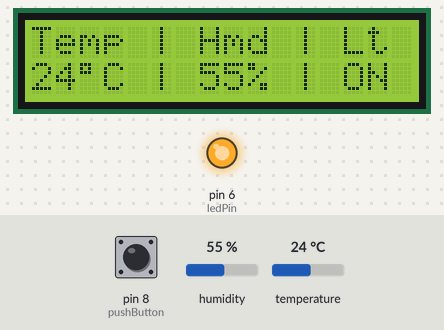
This sketch was run on a simulated Arduino Uno, built with avr-gcc and run on an emulated ATmega328P. Parts: 16×2 character LCD, output pins drawn as LEDs (lit = HIGH). Inputs (shaded band) come from the test bench; at power-on: pin 8 (pushButton) LOW, humidity 55 %, temperature 24 °C. What the sketch prints to the serial monitor is not drawn.

Above: at 2.2 s.
2.3 s: pin 8 (pushButton) pulled HIGH for 0.15 s
At 3.0 s:
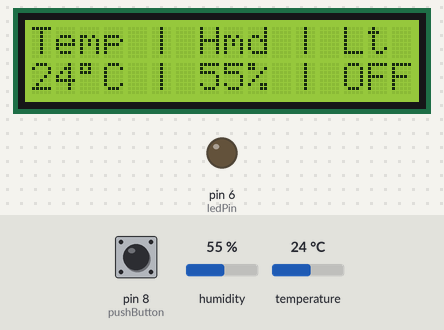
4.0 s: humidity set to 22 %
At 4.6 s:
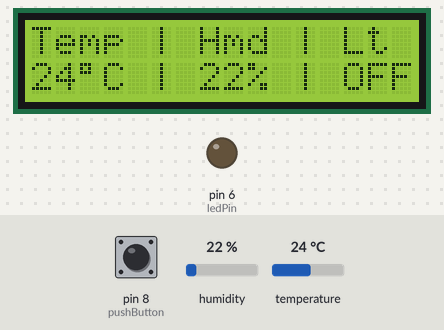
5.6 s: pin 8 (pushButton) pulled HIGH for 1 s
At 6.4 s:
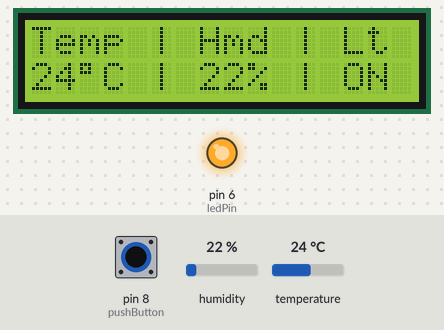
8.1 s: temperature set to 12 °C
At 8.5 s:
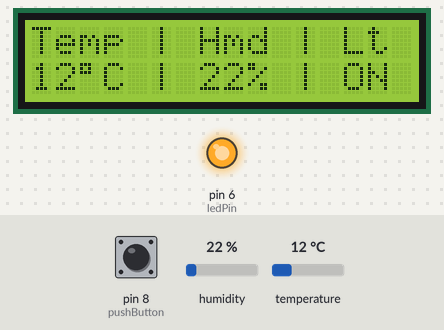
9.7 s: humidity set to 40 %
At 11.0 s:
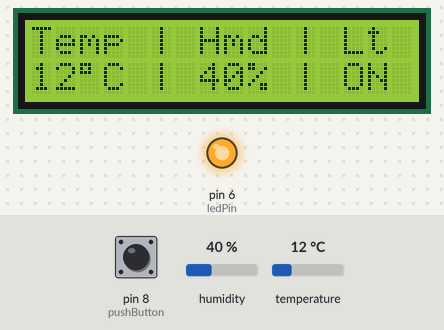
11.3 s: temperature set to 19 °C
At 12.6 s:
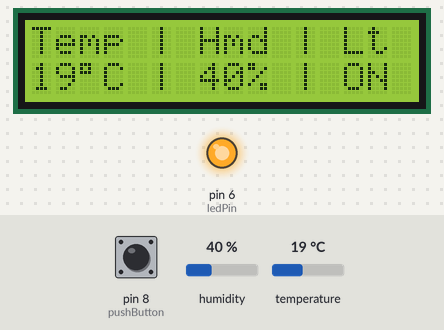
Timing chart, 0 to 13.9 s (numbered marks = the images above; inputs shaded):
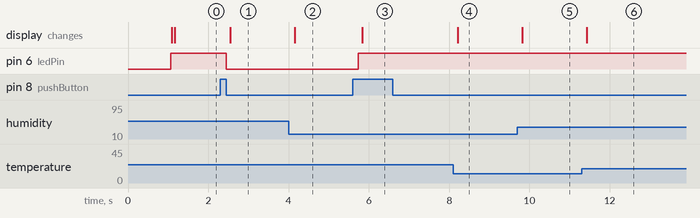

The sketch:

dht11_button_led.ino
```cpp
#include <dht.h>
#include <LiquidCrystal.h>

dht DHT;
#define DHT11_PIN 7

String temp_humidity_light_string = "";

// lcd screen pins
const int rs=12, en=11, d4=5, d5=4, d6=3, d7=2;
LiquidCrystal lcd(rs, en, d4, d5, d6, d7);

int ledPin = 6;
int pushButton = 8;

int ledState = HIGH;         // the current state of the output pin
int buttonState;             // the current reading from the input pin
int lastButtonState = LOW;   // the previous reading from the input pin
String buttonStateString = "ON";

unsigned long lastDebounceTime = 0;  // the last time the output pin was toggled
unsigned long debounceDelay = 50;    // the debounce time; increase if the output flickers


void setup(){
  Serial.begin(9600);
  pinMode(ledPin, OUTPUT);
  pinMode(pushButton, INPUT);
  lcd.begin(16,2);
  lcd.print("Hello, world!");
  delay(1000);
  lcd.setCursor(0, 0);
  lcd.print("Temp | Hmd | Lt");
  digitalWrite(ledPin, ledState);
}

void loop(){
  //push bubtton debounce code
  int reading = digitalRead(pushButton);

  if (reading != lastButtonState) {
    // reset the debouncing timer
    lastDebounceTime = millis();
  }

  if ((millis() - lastDebounceTime) > debounceDelay) {
    // whatever the reading is at, it's been there for longer than the debounce
    // delay, so take it as the actual current state:

    // if the button state has changed:
    if (reading != buttonState) {
      buttonState = reading;

      // only toggle the LED if the new button state is HIGH
      if (buttonState == HIGH) {
        ledState = !ledState;
      }
    }
  }

  digitalWrite(ledPin, ledState);
  lastButtonState = reading;

  if (ledState == HIGH) {
    buttonStateString = "ON ";
  } else {
    buttonStateString = "OFF";
  }

  // Code for DHT sensor check
  int chk = DHT.read11(DHT11_PIN);
  lcd.setCursor(0, 1);
  // Write to the lcd screen
  lcd.print(temp_humidity_light_string);
  // TODO: add sampling logic here
  temp_humidity_light_string = String(int(DHT.temperature)) + (char)223 + "C" + " | " + String(int(DHT.humidity)) + "% | " + buttonStateString;
  Serial.println("Temperature:" + String(int(DHT.temperature)) + ",Humidity:" + String(int(DHT.humidity)) + ",Light:" + buttonStateString);
  delay(50);
}
```

Measured:
- after the input at 2.3 s, pin 6 (ledPin): HIGH → LOW after 0.14 s; the display: changes after 0.24 s (image 1)
- after the input at 4.0 s, the display: changes after 0.15 s (image 2)
- after the input at 5.6 s, pin 6 (ledPin): LOW → HIGH after 0.13 s; the display: changes after 0.23 s (image 3)
- after the input at 8.1 s, the display: changes after 0.11 s (image 4)
- after the input at 9.7 s, the display: changes after 0.12 s (image 5)
- after the input at 11.3 s, the display: changes after 0.12 s (image 6)
